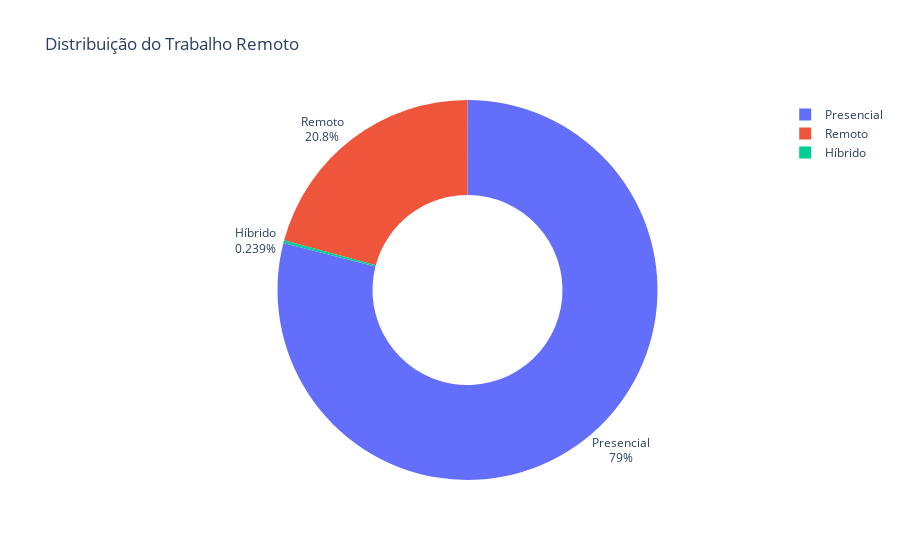

The cell this chart's notebook holds for it:
### Code cell
fig = px.pie(trabalho_remoto_contagem, names='Tipo do Trabalho', values='Quantidade', title='Distribuição do Trabalho Remoto', hole=0.5)
fig.update_traces(textposition='outside', textinfo='percent+label')
fig.show()

### Figure 1 — Plotly figure (JSON) as saved in the notebook; plotly's stock layout.template omitted (floating-point values rounded to 4 significant figures)
{"data": [{"domain": {"x": [0, 1], "y": [0, 1]}, "hole": 0.5, "hovertemplate": "Tipo do Trabalho=%{label}<br>Quantidade=%{value}<extra></extra>", "labels": ["Presencial", "Remoto", "Híbrido"], "legendgroup": "", "name": "", "showlegend": true, "textinfo": "percent+label", "textposition": "outside", "type": "pie", "values": [105312, 27718, 319]}], "layout": {"legend": {"tracegroupgap": 0}, "title": {"text": "Distribuição do Trabalho Remoto"}}}
